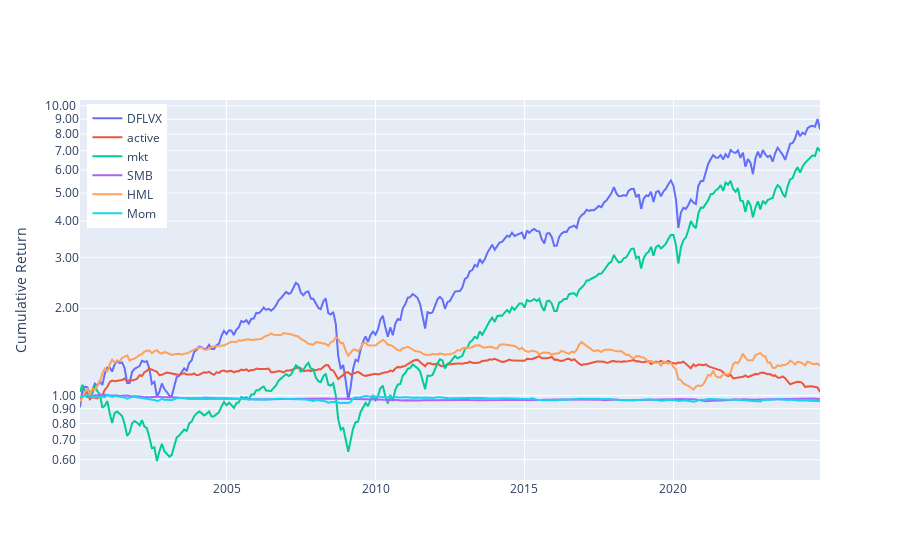

This figure's notebook cell:
### Code cell
# Scatter plot with returns due to each source
fig = go.Figure()
for c in cum_rets.columns:
    trace  = go.Scatter(x=cum_rets.index.astype(str), y=cum_rets[c], mode="lines", name = c)
    fig.add_trace(trace)

# Formatting
fig.update_yaxes(title='Cumulative Return',tickformat=".2f")
fig.update_layout(legend=dict(yanchor="top", y =0.99, xanchor="left", x=0.01),yaxis_type="log")
fig.show()

### Figure 1 — Plotly figure (JSON) as saved in the notebook; plotly's stock layout.template omitted (floating-point values rounded to 4 significant figures; data arrays with more than 128 entries replaced by an {"elided": "..."} marker saying what was removed)
{"data": [{"mode": "lines", "name": "DFLVX", "type": "scatter", "x": {"elided": "299 str values"}, "y": {"elided": "299 float values"}}, {"mode": "lines", "name": "active", "type": "scatter", "x": {"elided": "299 str values"}, "y": {"elided": "299 float values"}}, {"mode": "lines", "name": "mkt", "type": "scatter", "x": {"elided": "299 str values"}, "y": {"elided": "299 float values"}}, {"mode": "lines", "name": "SMB", "type": "scatter", "x": {"elided": "299 str values"}, "y": {"elided": "299 float values"}}, {"mode": "lines", "name": "HML", "type": "scatter", "x": {"elided": "299 str values"}, "y": {"elided": "299 float values"}}, {"mode": "lines", "name": "Mom", "type": "scatter", "x": {"elided": "299 str values"}, "y": {"elided": "299 float values"}}], "layout": {"legend": {"x": 0.01, "xanchor": "left", "y": 0.99, "yanchor": "top"}, "yaxis": {"tickformat": ".2f", "title": {"text": "Cumulative Return"}, "type": "log"}}}
